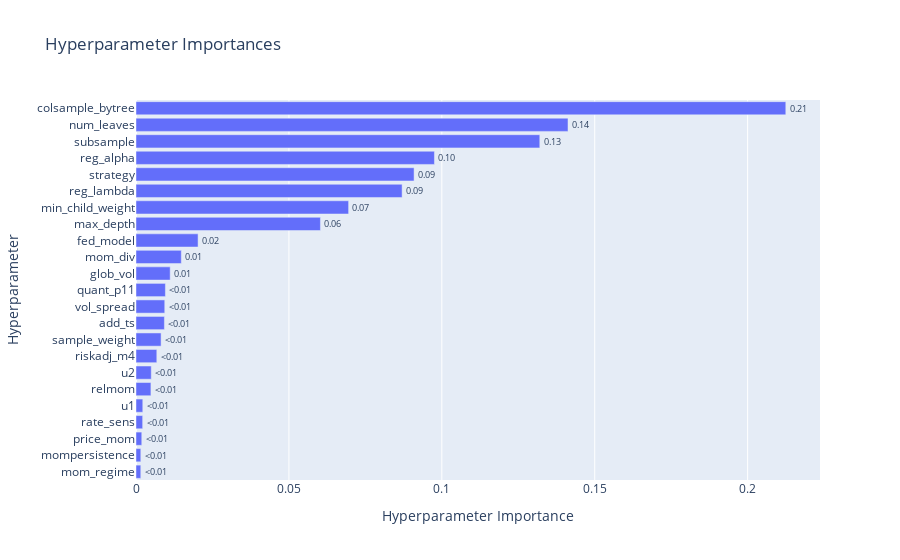

The cell this chart's notebook holds for it:
### Code cell
optuna.visualization.plot_param_importances(study)

### Figure 1 — Plotly figure (JSON) as saved in the notebook; plotly's stock layout.template omitted (floating-point values rounded to 4 significant figures)
{"data": [{"cliponaxis": false, "hovertemplate": ["mom_regime (CategoricalDistribution): 0.0015634328644784285<extra></extra>", "mompersistence (CategoricalDistribution): 0.0015684023401743913<extra></extra>", "price_mom (CategoricalDistribution): 0.0018852705740817842<extra></extra>", "rate_sens (CategoricalDistribution): 0.0021769598935516042<extra></extra>", "u1 (CategoricalDistribution): 0.002216397922981758<extra></extra>", "relmom (CategoricalDistribution): 0.004878548490904902<extra></extra>", "u2 (CategoricalDistribution): 0.004985009762954496<extra></extra>", "riskadj_m4 (CategoricalDistribution): 0.00680369410496551<extra></extra>", "sample_weight (CategoricalDistribution): 0.008205211788419625<extra></extra>", "add_ts (CategoricalDistribution): 0.00928679769187153<extra></extra>", "vol_spread (CategoricalDistribution): 0.009402608148601034<extra></extra>", "quant_p11 (CategoricalDistribution): 0.009614996594318729<extra></extra>", "glob_vol (CategoricalDistribution): 0.011175136187900975<extra></extra>", "mom_div (CategoricalDistribution): 0.014812167833476398<extra></extra>", "fed_model (CategoricalDistribution): 0.02029642791594506<extra></extra>", "max_depth (IntDistribution): 0.06030453683570964<extra></extra>", "min_child_weight (FloatDistribution): 0.06952508625580694<extra></extra>", "reg_lambda (FloatDistribution): 0.08701340935159584<extra></extra>", "strategy (CategoricalDistribution): 0.09092875801641964<extra></extra>", "reg_alpha (FloatDistribution): 0.09758572538599834<extra></extra>", "subsample (FloatDistribution): 0.13203328513203802<extra></extra>", "num_leaves (IntDistribution): 0.14126250707331706<extra></extra>", "colsample_bytree (FloatDistribution): 0.21247562983448848<extra></extra>"], "name": "Objective Value", "orientation": "h", "text": ["<0.01", "<0.01", "<0.01", "<0.01", "<0.01", "<0.01", "<0.01", "<0.01", "<0.01", "<0.01", "<0.01", "<0.01", "0.01", "0.01", "0.02", "0.06", "0.07", "0.09", "0.09", "0.10", "0.13", "0.14", "0.21"], "textposition": "outside", "type": "bar", "x": [0.001563, 0.001568, 0.001885, 0.002177, 0.002216, 0.004879, 0.004985, 0.006804, 0.008205, 0.009287, 0.009403, 0.009615, 0.01118, 0.01481, 0.0203, 0.0603, 0.06953, 0.08701, 0.09093, 0.09759, 0.132, 0.1413, 0.2125], "y": ["mom_regime", "mompersistence", "price_mom", "rate_sens", "u1", "relmom", "u2", "riskadj_m4", "sample_weight", "add_ts", "vol_spread", "quant_p11", "glob_vol", "mom_div", "fed_model", "max_depth", "min_child_weight", "reg_lambda", "strategy", "reg_alpha", "subsample", "num_leaves", "colsample_bytree"]}], "layout": {"title": {"text": "Hyperparameter Importances"}, "xaxis": {"title": {"text": "Hyperparameter Importance"}}, "yaxis": {"title": {"text": "Hyperparameter"}}}}
